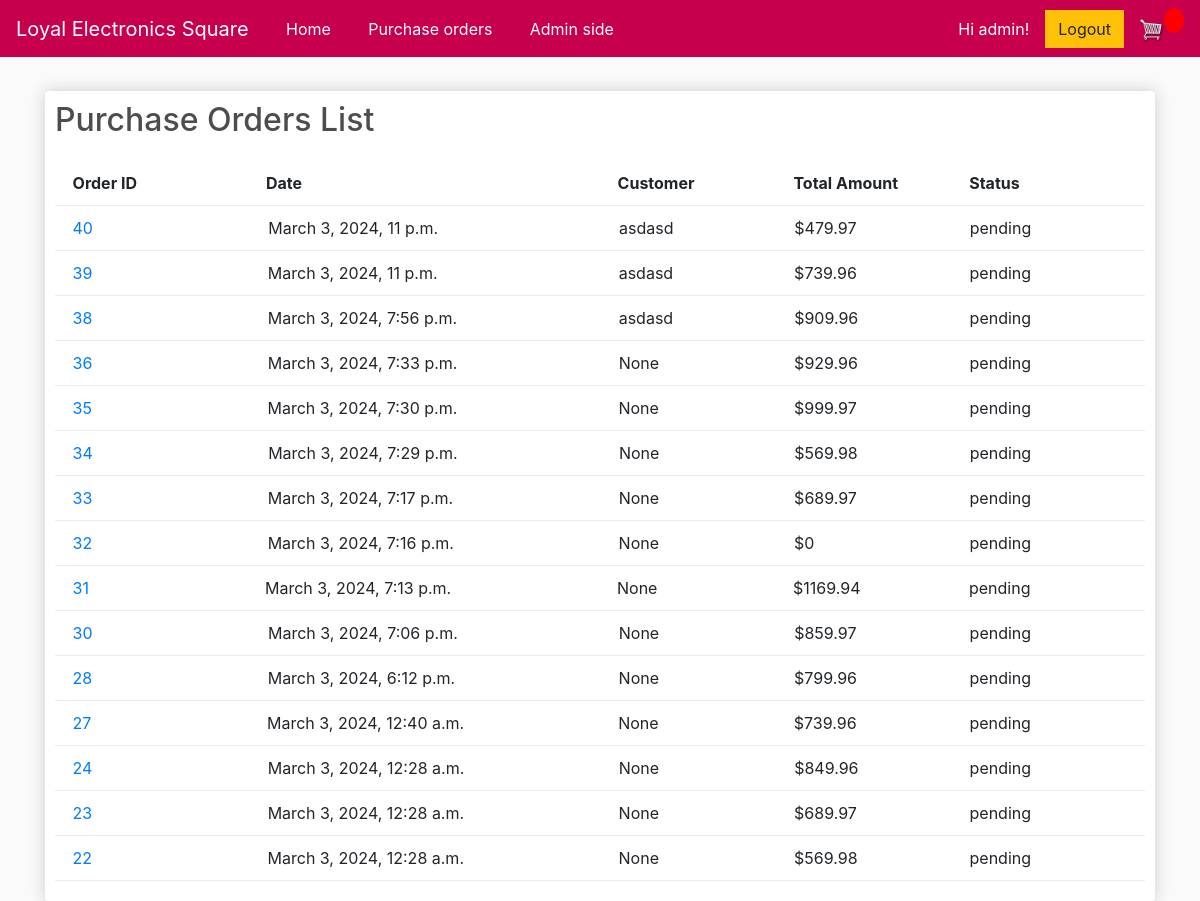
The app's page /order_list/ (signed in), older data.
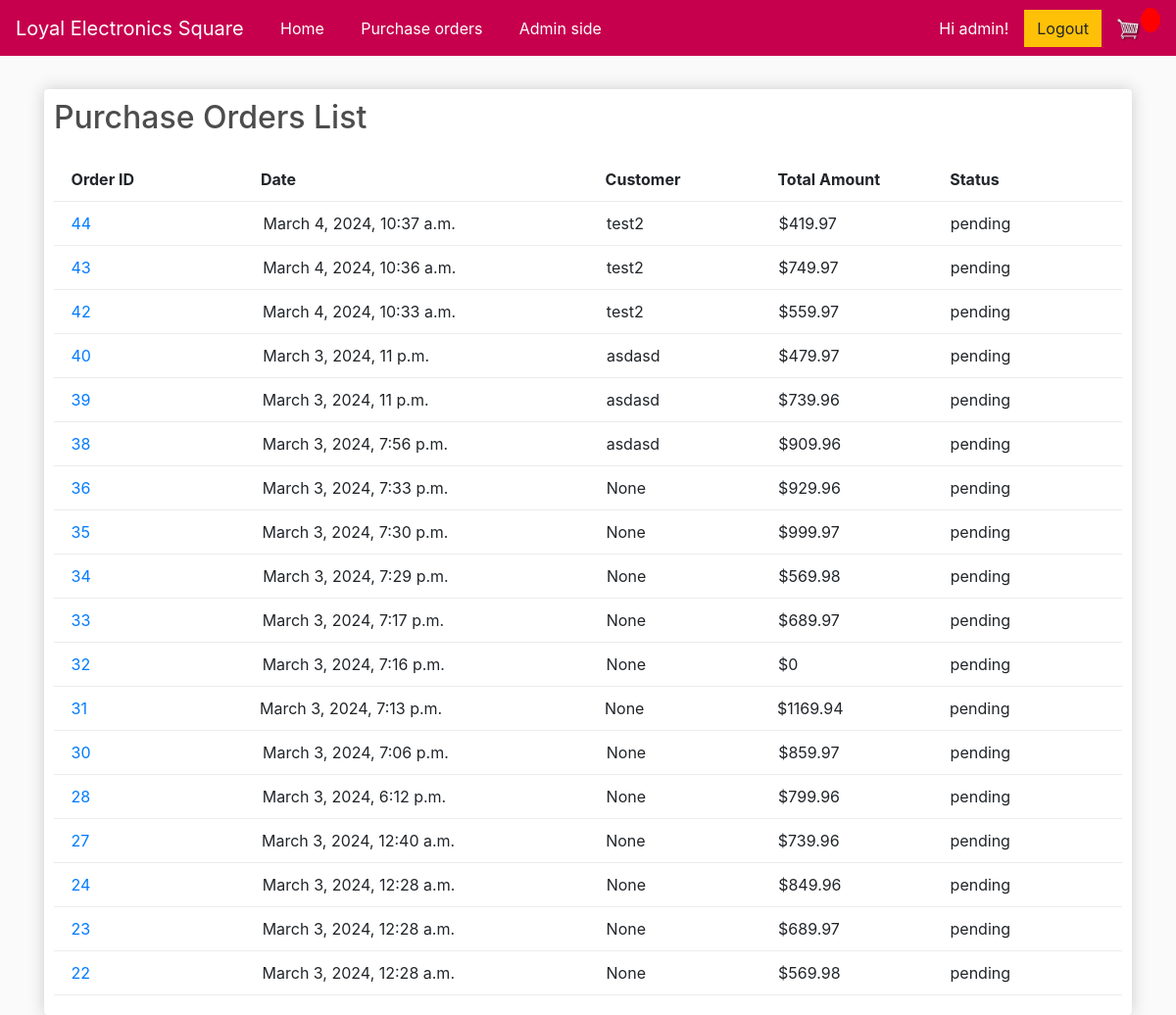
The same page, newer data.
### store/models.py (models this page shows, shortened)
class Order(models.Model):
    customer = models.ForeignKey(Customer, on_delete=models.SET_NULL, null=True, blank=True)
    date_ordered = models.DateTimeField(default=timezone.now)
    complete = models.BooleanField(default=False, null=True, blank=False)
    total_amount = models.DecimalField(max_digits=100, decimal_places=2, null=True)
    status = models.CharField(max_length=20, default='pending')
    @property
    def get_cart_items(self):
        orderitems = self.orderitem_set.all()
        total = sum([item.quantity for item in orderitems])
        return total
    def total_amount(self):
        orderitems = self.orderitem_set.all()
        total = sum([item.get_total for item in orderitems])
        return total

class Customer(models.Model):
    user = models.OneToOneField(User, on_delete=models.CASCADE, related_name = 'customer', null=True, blank=True)
    full_name = models.CharField(max_length=200, null=True)
    email = models.CharField(max_length=200, null=True)
    password = models.CharField(max_length=200, null=True)
    shipping_address = models.CharField(max_length=200, null=True)
    def __str__(self):
        return str(self.full_name)

class OrderItem(models.Model):
    product = models.ForeignKey(Product, on_delete=models.SET_NULL, null=True)
    order = models.ForeignKey(Order, on_delete=models.SET_NULL, null=True)
    quantity = models.IntegerField(default=0, null=True, blank=True)
    date_added = models.DateTimeField(auto_now_add=True)
    unit_price = models.DecimalField(max_digits=10, decimal_places=2, null=True)
    subtotal = models.DecimalField(max_digits=10, decimal_places=2, null=True)
    @property
    def get_total(self):
        total = self.product.price * self.quantity
        return total

class Product(models.Model):
    name = models.CharField(max_length=200, null=True)
    price = models.DecimalField(max_digits=10, decimal_places=2)
    size = models.CharField(max_length=16, null=True)
    weight = models.CharField(max_length=16, null=True)
    digital = models.BooleanField(default=False, null=True, blank=False)
    image = models.ImageField(null=True, blank=True)
    image2 = models.ImageField(null=True, blank=True)
    image3 = models.ImageField(null=True, blank=True)
    description = models.TextField(null=True)
    is_active = models.BooleanField(default=True)

### store/views.py (the view)
# urls.py: path('order_list/', views.order_list, name="order_list"),
@login_required
def order_list(request):
     if request.user.is_authenticated:
          customer = request.user.customer
          order, created = Order.objects.get_or_create(customer=customer, complete=False)
          items = order.orderitem_set.all()
          cartItems = order.get_cart_items
     else:
          items = []
          order = {'get_cart_total':0, 'get_cart_items':0, 'shipping':False}
          cartItems = order['get_cart_items']
     if request.user.is_staff:
          orders = Order.objects.filter(complete=True).order_by('-date_ordered')
     else:
          orders = Order.objects.filter(customer = request.user.customer,  complete=True).order_by('-date_ordered')
     return render(request, 'store/order_list.html', {'orders': orders})

### store/templates/store/order_list.html
{% extends 'store/main.html' %}
{% load static %}
{% block content %}
     <div class="row">
		<div class="col-lg-12">
			<div class="box-element">
				<h2>Purchase Orders List</h2>
				<br>
				<div class="cart-row">
					<div style="flex:0.1"><strong></strong></div>
					<div style="flex:1.1"><strong>Order ID</strong></div>
					<div style="flex:2"><strong>Date</strong></div>
					<div style="flex:1"><strong>Customer</strong></div>
					<div style="flex:1"><strong>Total Amount</strong></div>
					<div style="flex:1"><strong>Status</strong></div>
				</div>
				{% for order in orders %}
				<div class="cart-row">
					<div style="flex:0.1"></div>
					<a href="{% url 'order_detail' order.id %}">
					<div style="flex:2">{{order.id}}</div></a>
					<div style="flex:1"></div>
					<div style="flex:2">{{order.date_ordered}}</div>
					<div style="flex:1">{{order.customer}}</div>
					<div style="flex:1">${{order.total_amount}}</div>
					<div style="flex:1">{{order.status}}</div>
				</div>
				{% endfor %}
		</div>
	</div>
{% endblock content %}

Row changes from the older to the newer data that the page shows:
added Order: id "44", date_ordered "March 4, 2024, 10:37 a.m.", customer "test2", total_amount "419.97", status "pending"
added Order: id "43", date_ordered "March 4, 2024, 10:36 a.m.", customer "test2", total_amount "749.97", status "pending"
added Order: id "42", date_ordered "March 4, 2024, 10:33 a.m.", customer "test2", total_amount "559.97", status "pending"
